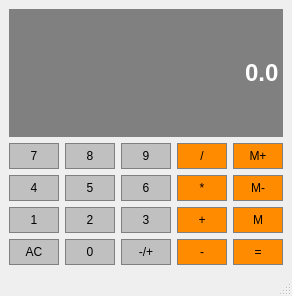
<?xml version="1.0" encoding="UTF-8"?>
<ui version="4.0">
 <class>Calculator</class>
 <widget class="QMainWindow" name="Calculator">
  <property name="geometry">
   <rect>
    <x>0</x>
    <y>0</y>
    <width>292</width>
    <height>296</height>
   </rect>
  </property>
  <property name="windowTitle">
   <string>Calculator</string>
  </property>
  <property name="layoutDirection">
   <enum>Qt::LeftToRight</enum>
  </property>
  <widget class="QWidget" name="centralwidget">
   <layout class="QGridLayout" name="gridLayout">
    <item row="2" column="4">
     <widget class="QPushButton" name="ClearMem">
      <property name="sizePolicy">
       <sizepolicy hsizetype="Preferred" vsizetype="Preferred">
        <horstretch>0</horstretch>
        <verstretch>0</verstretch>
       </sizepolicy>
      </property>
      <property name="styleSheet">
       <string notr="true">QPushButton{
	background-color: #FF8C00;
	border: 1px solid gray;
	padding: 5px;
}

QPushButton:pressed{
	background-color: #A9A9A9;
	border: 1px solid gray;
	padding: 5px;
}</string>
      </property>
      <property name="text">
       <string>M-</string>
      </property>
     </widget>
    </item>
    <item row="1" column="1">
     <widget class="QPushButton" name="Button8">
      <property name="sizePolicy">
       <sizepolicy hsizetype="Preferred" vsizetype="Preferred">
        <horstretch>0</horstretch>
        <verstretch>0</verstretch>
       </sizepolicy>
      </property>
      <property name="styleSheet">
       <string notr="true">QPushButton{
	background-color: #C0C0C0;
	border: 1px solid gray;
	padding: 5px;
}

QPushButton:pressed{
	background-color: #A9A9A9;
	border: 1px solid gray;
	padding: 5px;
}</string>
      </property>
      <property name="text">
       <string>8</string>
      </property>
     </widget>
    </item>
    <item row="3" column="4">
     <widget class="QPushButton" name="GetMem">
      <property name="sizePolicy">
       <sizepolicy hsizetype="Preferred" vsizetype="Preferred">
        <horstretch>0</horstretch>
        <verstretch>0</verstretch>
       </sizepolicy>
      </property>
      <property name="styleSheet">
       <string notr="true">QPushButton{
	background-color: #FF8C00;
	border: 1px solid gray;
	padding: 5px;
}

QPushButton:pressed{
	background-color: #A9A9A9;
	border: 1px solid gray;
	padding: 5px;
}</string>
      </property>
      <property name="text">
       <string>M</string>
      </property>
     </widget>
    </item>
    <item row="3" column="0">
     <widget class="QPushButton" name="Button1">
      <property name="sizePolicy">
       <sizepolicy hsizetype="Preferred" vsizetype="Preferred">
        <horstretch>0</horstretch>
        <verstretch>0</verstretch>
       </sizepolicy>
      </property>
      <property name="styleSheet">
       <string notr="true">QPushButton{
	background-color: #C0C0C0;
	border: 1px solid gray;
	padding: 5px;
}

QPushButton:pressed{
	background-color: #A9A9A9;
	border: 1px solid gray;
	padding: 5px;
}</string>
      </property>
      <property name="text">
       <string>1</string>
      </property>
     </widget>
    </item>
    <item row="3" column="3">
     <widget class="QPushButton" name="Add">
      <property name="sizePolicy">
       <sizepolicy hsizetype="Preferred" vsizetype="Preferred">
        <horstretch>0</horstretch>
        <verstretch>0</verstretch>
       </sizepolicy>
      </property>
      <property name="styleSheet">
       <string notr="true">QPushButton{
	background-color: #FF8C00;
	border: 1px solid gray;
	padding: 5px;
}

QPushButton:pressed{
	background-color: #A9A9A9;
	border: 1px solid gray;
	padding: 5px;
}</string>
      </property>
      <property name="text">
       <string>+</string>
      </property>
     </widget>
    </item>
    <item row="2" column="0">
     <widget class="QPushButton" name="Button4">
      <property name="sizePolicy">
       <sizepolicy hsizetype="Preferred" vsizetype="Preferred">
        <horstretch>0</horstretch>
        <verstretch>0</verstretch>
       </sizepolicy>
      </property>
      <property name="styleSheet">
       <string notr="true">QPushButton{
	background-color: #C0C0C0;
	border: 1px solid gray;
	padding: 5px;
}

QPushButton:pressed{
	background-color: #A9A9A9;
	border: 1px solid gray;
	padding: 5px;
}</string>
      </property>
      <property name="text">
       <string>4</string>
      </property>
     </widget>
    </item>
    <item row="2" column="3">
     <widget class="QPushButton" name="Mult">
      <property name="sizePolicy">
       <sizepolicy hsizetype="Preferred" vsizetype="Preferred">
        <horstretch>0</horstretch>
        <verstretch>0</verstretch>
       </sizepolicy>
      </property>
      <property name="styleSheet">
       <string notr="true">QPushButton{
	background-color: #FF8C00;
	border: 1px solid gray;
	padding: 5px;
}

QPushButton:pressed{
	background-color: #A9A9A9;
	border: 1px solid gray;
	padding: 5px;
}</string>
      </property>
      <property name="text">
       <string>*</string>
      </property>
     </widget>
    </item>
    <item row="1" column="4">
     <widget class="QPushButton" name="AddMem">
      <property name="sizePolicy">
       <sizepolicy hsizetype="Preferred" vsizetype="Preferred">
        <horstretch>0</horstretch>
        <verstretch>0</verstretch>
       </sizepolicy>
      </property>
      <property name="styleSheet">
       <string notr="true">QPushButton{
	background-color: #FF8C00;
	border: 1px solid gray;
	padding: 5px;
}

QPushButton:pressed{
	background-color: #A9A9A9;
	border: 1px solid gray;
	padding: 5px;
}</string>
      </property>
      <property name="text">
       <string>M+</string>
      </property>
     </widget>
    </item>
    <item row="4" column="3">
     <widget class="QPushButton" name="Sub">
      <property name="sizePolicy">
       <sizepolicy hsizetype="Preferred" vsizetype="Preferred">
        <horstretch>0</horstretch>
        <verstretch>0</verstretch>
       </sizepolicy>
      </property>
      <property name="styleSheet">
       <string notr="true">QPushButton{
	background-color: #FF8C00;
	border: 1px solid gray;
	padding: 5px;
}

QPushButton:pressed{
	background-color: #A9A9A9;
	border: 1px solid gray;
	padding: 5px;
}</string>
      </property>
      <property name="text">
       <string>-</string>
      </property>
     </widget>
    </item>
    <item row="1" column="0">
     <widget class="QPushButton" name="Button7">
      <property name="sizePolicy">
       <sizepolicy hsizetype="Preferred" vsizetype="Preferred">
        <horstretch>0</horstretch>
        <verstretch>0</verstretch>
       </sizepolicy>
      </property>
      <property name="styleSheet">
       <string notr="true">QPushButton{
	background-color: #C0C0C0;
	border: 1px solid gray;
	padding: 5px;
}

QPushButton:pressed{
	background-color: #A9A9A9;
	border: 1px solid gray;
	padding: 5px;
}</string>
      </property>
      <property name="text">
       <string>7</string>
      </property>
     </widget>
    </item>
    <item row="1" column="3">
     <widget class="QPushButton" name="Divide">
      <property name="sizePolicy">
       <sizepolicy hsizetype="Preferred" vsizetype="Preferred">
        <horstretch>0</horstretch>
        <verstretch>0</verstretch>
       </sizepolicy>
      </property>
      <property name="styleSheet">
       <string notr="true">QPushButton{
	background-color: #FF8C00;
	border: 1px solid gray;
	padding: 5px;
}

QPushButton:pressed{
	background-color: #A9A9A9;
	border: 1px solid gray;
	padding: 5px;
}</string>
      </property>
      <property name="text">
       <string>/</string>
      </property>
     </widget>
    </item>
    <item row="2" column="2">
     <widget class="QPushButton" name="Button6">
      <property name="sizePolicy">
       <sizepolicy hsizetype="Preferred" vsizetype="Preferred">
        <horstretch>0</horstretch>
        <verstretch>0</verstretch>
       </sizepolicy>
      </property>
      <property name="styleSheet">
       <string notr="true">QPushButton{
	background-color: #C0C0C0;
	border: 1px solid gray;
	padding: 5px;
}

QPushButton:pressed{
	background-color: #A9A9A9;
	border: 1px solid gray;
	padding: 5px;
}</string>
      </property>
      <property name="text">
       <string>6</string>
      </property>
     </widget>
    </item>
    <item row="1" column="2">
     <widget class="QPushButton" name="Button9">
      <property name="sizePolicy">
       <sizepolicy hsizetype="Preferred" vsizetype="Preferred">
        <horstretch>0</horstretch>
        <verstretch>0</verstretch>
       </sizepolicy>
      </property>
      <property name="styleSheet">
       <string notr="true">QPushButton{
	background-color: #C0C0C0;
	border: 1px solid gray;
	padding: 5px;
}

QPushButton:pressed{
	background-color: #A9A9A9;
	border: 1px solid gray;
	padding: 5px;
}</string>
      </property>
      <property name="text">
       <string>9</string>
      </property>
     </widget>
    </item>
    <item row="2" column="1">
     <widget class="QPushButton" name="Button5">
      <property name="sizePolicy">
       <sizepolicy hsizetype="Preferred" vsizetype="Preferred">
        <horstretch>0</horstretch>
        <verstretch>0</verstretch>
       </sizepolicy>
      </property>
      <property name="styleSheet">
       <string notr="true">QPushButton{
	background-color: #C0C0C0;
	border: 1px solid gray;
	padding: 5px;
}

QPushButton:pressed{
	background-color: #A9A9A9;
	border: 1px solid gray;
	padding: 5px;
}</string>
      </property>
      <property name="text">
       <string>5</string>
      </property>
     </widget>
    </item>
    <item row="4" column="1">
     <widget class="QPushButton" name="Button0">
      <property name="sizePolicy">
       <sizepolicy hsizetype="Preferred" vsizetype="Preferred">
        <horstretch>0</horstretch>
        <verstretch>0</verstretch>
       </sizepolicy>
      </property>
      <property name="styleSheet">
       <string notr="true">QPushButton{
	background-color: #C0C0C0;
	border: 1px solid gray;
	padding: 5px;
}

QPushButton:pressed{
	background-color: #A9A9A9;
	border: 1px solid gray;
	padding: 5px;
}</string>
      </property>
      <property name="text">
       <string>0</string>
      </property>
     </widget>
    </item>
    <item row="4" column="2">
     <widget class="QPushButton" name="Sign">
      <property name="sizePolicy">
       <sizepolicy hsizetype="Preferred" vsizetype="Preferred">
        <horstretch>0</horstretch>
        <verstretch>0</verstretch>
       </sizepolicy>
      </property>
      <property name="styleSheet">
       <string notr="true">QPushButton{
	background-color: #C0C0C0;
	border: 1px solid gray;
	padding: 5px;
}

QPushButton:pressed{
	background-color: #A9A9A9;
	border: 1px solid gray;
	padding: 5px;
}</string>
      </property>
      <property name="text">
       <string>-/+</string>
      </property>
     </widget>
    </item>
    <item row="4" column="4">
     <widget class="QPushButton" name="Equal">
      <property name="sizePolicy">
       <sizepolicy hsizetype="Preferred" vsizetype="Preferred">
        <horstretch>0</horstretch>
        <verstretch>0</verstretch>
       </sizepolicy>
      </property>
      <property name="styleSheet">
       <string notr="true">QPushButton{
	background-color: #FF8C00;
	border: 1px solid gray;
	padding: 5px;
}

QPushButton:pressed{
	background-color: #A9A9A9;
	border: 1px solid gray;
	padding: 5px;
}</string>
      </property>
      <property name="text">
       <string>=</string>
      </property>
     </widget>
    </item>
    <item row="3" column="1">
     <widget class="QPushButton" name="Button2">
      <property name="sizePolicy">
       <sizepolicy hsizetype="Preferred" vsizetype="Preferred">
        <horstretch>0</horstretch>
        <verstretch>0</verstretch>
       </sizepolicy>
      </property>
      <property name="styleSheet">
       <string notr="true">QPushButton{
	background-color: #C0C0C0;
	border: 1px solid gray;
	padding: 5px;
}

QPushButton:pressed{
	background-color: #A9A9A9;
	border: 1px solid gray;
	padding: 5px;
}</string>
      </property>
      <property name="text">
       <string>2</string>
      </property>
     </widget>
    </item>
    <item row="4" column="0">
     <widget class="QPushButton" name="Clear">
      <property name="sizePolicy">
       <sizepolicy hsizetype="Preferred" vsizetype="Preferred">
        <horstretch>0</horstretch>
        <verstretch>0</verstretch>
       </sizepolicy>
      </property>
      <property name="styleSheet">
       <string notr="true">QPushButton{
	background-color: #C0C0C0;
	border: 1px solid gray;
	padding: 5px;
}

QPushButton:pressed{
	background-color: #A9A9A9;
	border: 1px solid gray;
	padding: 5px;
}</string>
      </property>
      <property name="text">
       <string>AC</string>
      </property>
     </widget>
    </item>
    <item row="3" column="2">
     <widget class="QPushButton" name="Button3">
      <property name="sizePolicy">
       <sizepolicy hsizetype="Preferred" vsizetype="Preferred">
        <horstretch>0</horstretch>
        <verstretch>0</verstretch>
       </sizepolicy>
      </property>
      <property name="styleSheet">
       <string notr="true">QPushButton{
	background-color: #C0C0C0;
	border: 1px solid gray;
	padding: 5px;
}

QPushButton:pressed{
	background-color: #A9A9A9;
	border: 1px solid gray;
	padding: 5px;
}</string>
      </property>
      <property name="text">
       <string>3</string>
      </property>
     </widget>
    </item>
    <item row="0" column="0" colspan="5">
     <widget class="QLineEdit" name="Display">
      <property name="sizePolicy">
       <sizepolicy hsizetype="Preferred" vsizetype="Expanding">
        <horstretch>0</horstretch>
        <verstretch>0</verstretch>
       </sizepolicy>
      </property>
      <property name="font">
       <font>
        <family>Arial</family>
        <pointsize>18</pointsize>
        <weight>75</weight>
        <bold>true</bold>
       </font>
      </property>
      <property name="styleSheet">
       <string notr="true">QLineEdit{
	background-color: gray;
	border: 1px solid gray;
	color: #ffffff;
}</string>
      </property>
      <property name="text">
       <string>0.0</string>
      </property>
      <property name="alignment">
       <set>Qt::AlignRight|Qt::AlignTrailing|Qt::AlignVCenter</set>
      </property>
      <property name="dragEnabled">
       <bool>true</bool>
      </property>
     </widget>
    </item>
   </layout>
  </widget>
  <widget class="QMenuBar" name="menubar">
   <property name="geometry">
    <rect>
     <x>0</x>
     <y>0</y>
     <width>292</width>
     <height>21</height>
    </rect>
   </property>
  </widget>
  <widget class="QStatusBar" name="statusbar"/>
 </widget>
 <resources/>
 <connections/>
</ui>
